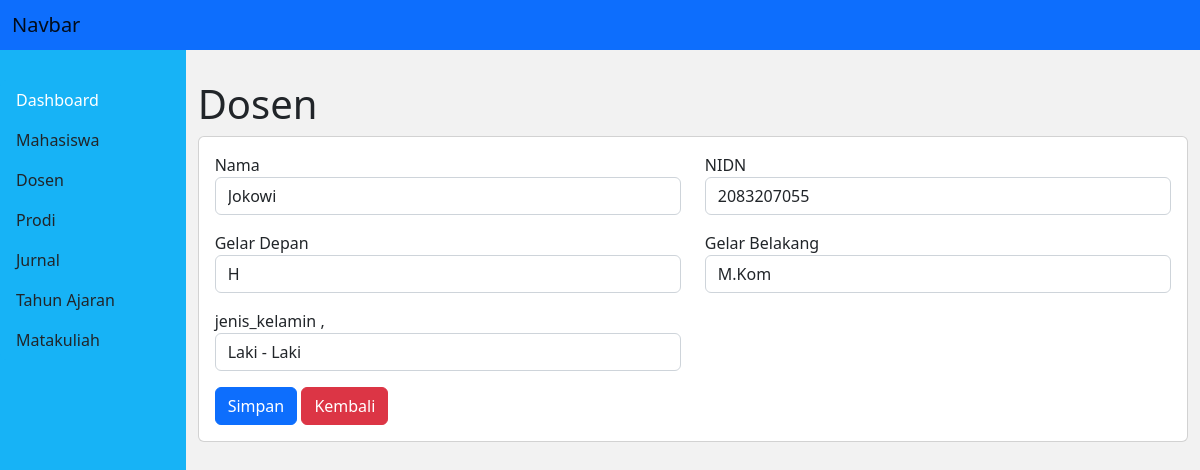
Page /dosen/edit_dosen.php?id_dosen=1 on the committed database.
### tables this page shows
CREATE TABLE `dosen` (
  `id_dosen` int(9) NOT NULL,
  `nidn` char(10) NOT NULL,
  `nama_lengkap` varchar(100) NOT NULL,
  `jenis_kelamin` enum('laki-laki','perempuan') NOT NULL,
  `gelar_depan` varchar(100) DEFAULT NULL,
  `gelar_belakang` varchar(100) NOT NULL
);

### dosen/edit_dosen.php (the view, shortened to what this page needs)
<?php
include('../config/koneksi.php');
require_once ('../template/header.php');
require_once ('../template/navbar.php');
$id_dosen = isset($_GET['id_dosen']) ? $_GET['id_dosen'] : "";
if ($id_dosen == '') {
    echo "Tidak ada id";
} else {
    $sql = "SELECT * FROM dosen WHERE id_dosen=".$id_dosen."";
    $hasil = $koneksi->query($sql);
    if ($hasil->num_rows > 0) {
        $data = $hasil->fetch_object();
        $nidn = $data->nidn;
        $nama_lengkap = $data->nama_lengkap;
        $gelar_depan = $data->gelar_depan;
        $gelar_belakang = $data->gelar_belakang;
    } else {
        echo "Data tidak ditemukan";
    }
}
?>
<div class="wrap-content">
    <?php require_once ('../template/sidebar.php'); ?>
    <div class="content">
        <div class="container">
            <h1 class="">Dosen</h1>
            <div class="card">
                <div class="card-body">
                    <form>
                        <div class="row">
                            <div class="col-md-6 mb-3">
                                <div class="form-group">
                                    <label for="nama">Nama</label>
                                    <input type="text" class="form-control" id="nama_lengkap" name="nama_lengkap"
                                        placeholder="Masukkan nama lengkap Anda" value="<?php echo isset($nama_lengkap) ? $nama_lengkap : ""; ?>" required>
                                </div>
                            </div>
                            <div class="col-md-6 mb-3">
                                <div class="form-group">
                                    <label for="nidn">NIDN</label>
                                    <input type="text" class="form-control" id="nidn" name="nidn"
                                        placeholder="Masukkan NIM Anda" value="<?php echo isset($nidn) ? $nidn : ""; ?>" required>
                                </div>
                            </div>
                        </div>
                        <div class="row">
                            <div class="col-md-6 mb-3">
                                <div class="form-group">
                                    <label for="gelar_depan">Gelar Depan</label>
                                    <input type="text" class="form-control" id="gelar_depan" name="gelar_depan"
                                        placeholder="Masukkan Gelar Depan Anda" value="<?php echo isset($gelar_depan) ? $gelar_depan : ""; ?>">
                                </div>
                            </div>
                            <div class="col-md-6 mb-3">
                                <div class="form-group">
                                    <label for="gelar_belakang">Gelar Belakang</label>
                                    <input type="text" class="form-control" id="gelar_belakang" name="gelar_belakang"
                                        placeholder="Masukkan Gelar Belakang Anda" value="<?php echo isset($gelar_belakang) ? $gelar_belakang : ""; ?>" required>
                                </div>
                            </div>
                        </div>
                        <div class="row">
                        <div class="col-md-6 mb-3">
                                <div class="form-group">
                                    <label for="jenis_kelamin">jenis_kelamin</label> ,
                                        <select class="form-control" name="jenis_kelamin" id="jenis_kelamin">
                                            <option> Laki - Laki </option>
                                        </select>
                                </div>
                            </div>
                        </div>
                        <button type="submit" name="submit" class="btn btn-primary">Simpan</button>
                        <a href="tampil_dosen.php" class="btn btn-danger">Kembali</a>
                    </form>
                </div>
            </div>
        </div>
    </div>
</div>
<?php require_once ('../template/footer.php');?>

### asset/css/jurnal.css (style rules this page uses)
.wrap-content { height: 100vh; display: flex; }
.content { width: 100%; background-color: #f2f2f2; padding-top: 5rem; }

### rows in the picture
dosen: nama_lengkap "Jokowi", nidn "2083207055", gelar_depan "H", gelar_belakang "M.Kom"
